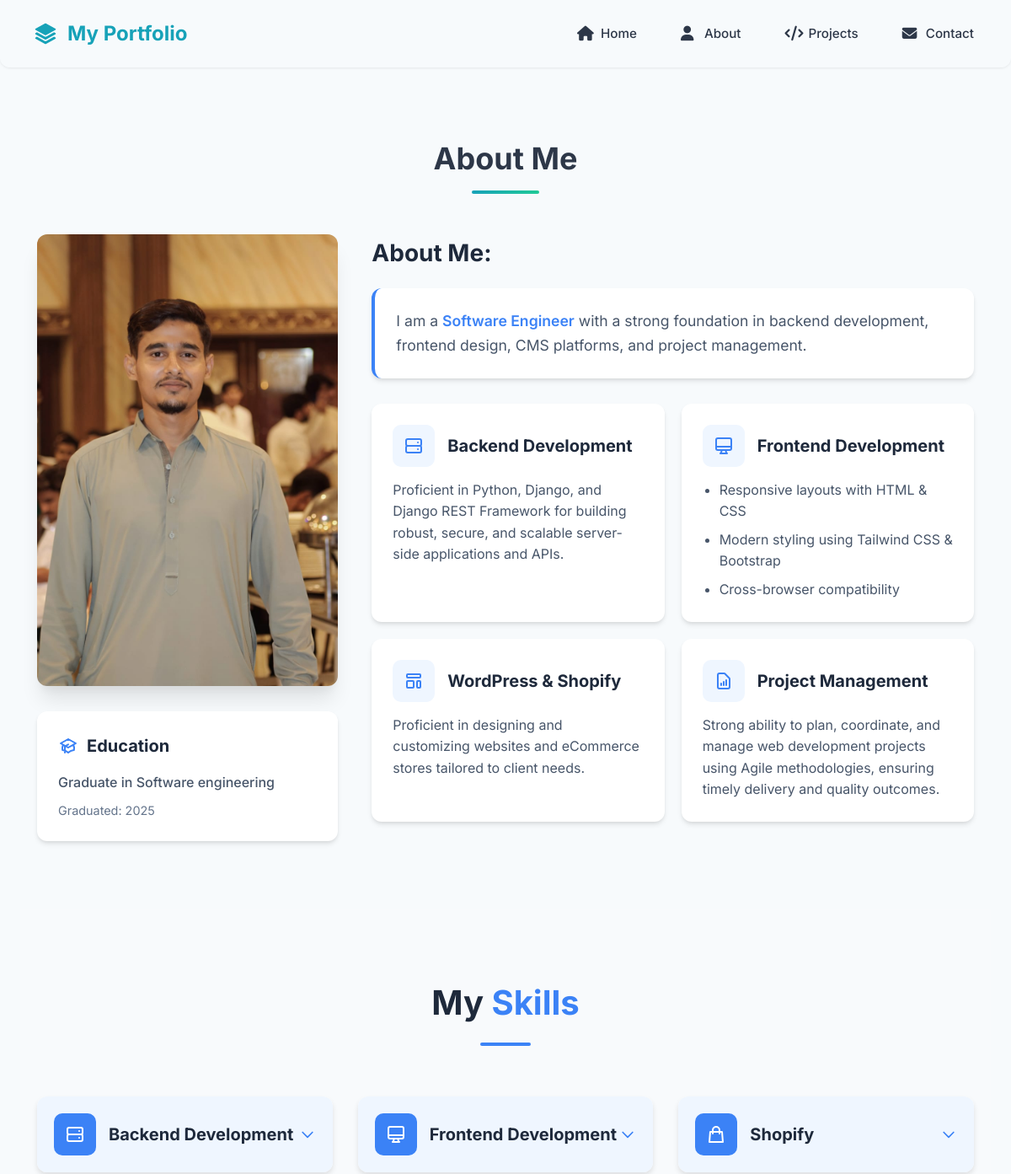
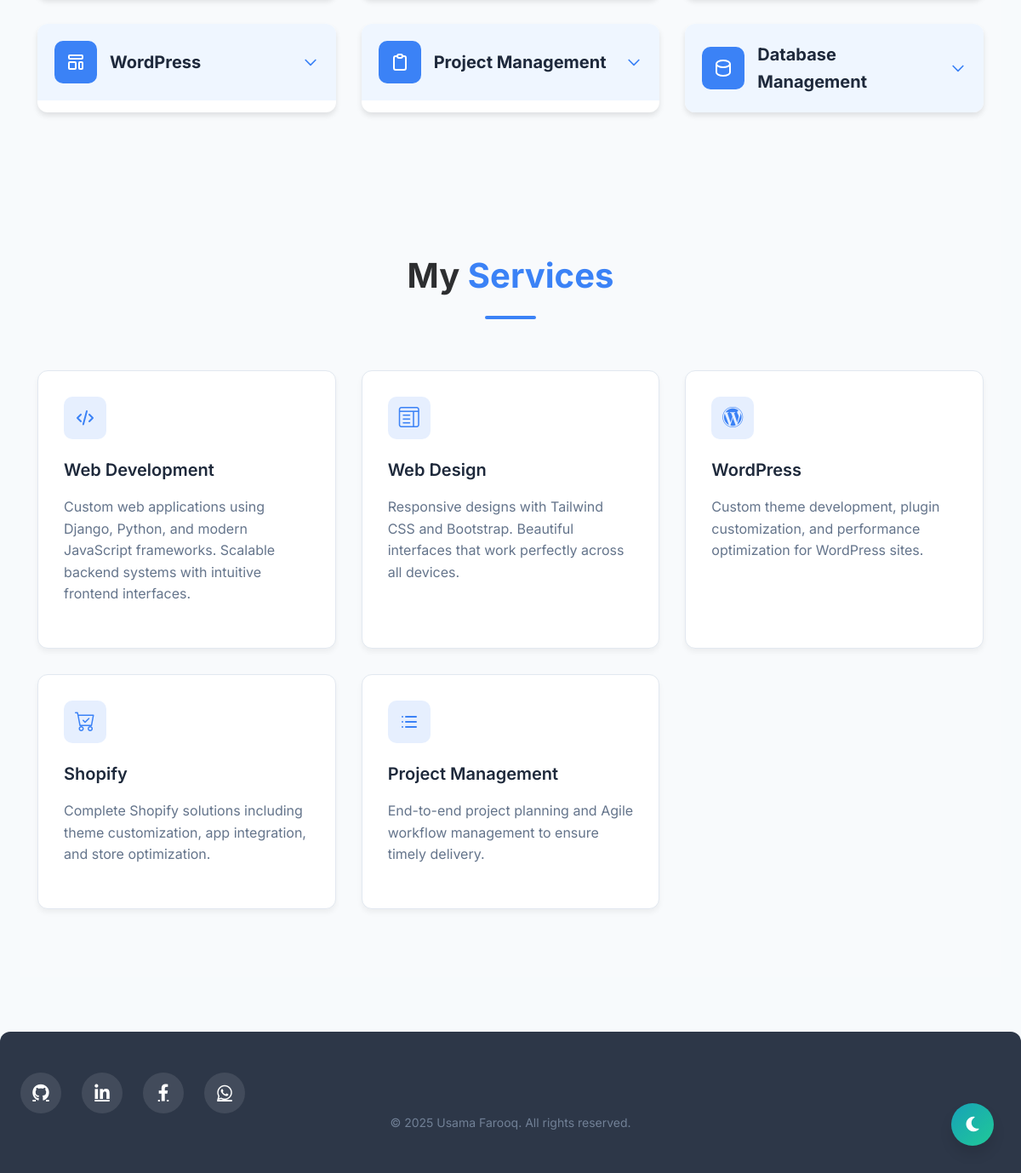
The page /about/ on the database its author committed (2 pictures, top to bottom).
### app1/models.py (models this page shows, shortened)
class About(models.Model):
    title = models.CharField(max_length=50, blank=True, null=True)
    description = models.TextField(max_length=1000, blank=True, null=True)
    education = models.CharField(max_length=100, blank=True, null=True)  # Fixed typo from 'eduction'
    year = models.DateField(default=timezone.now)
    image = models.ImageField(
        upload_to='about_images/',
        blank=True,
        null=True,
        help_text="Profile picture"
    )

### app1/views.py (the view)
# urls.py: path('about/', views.about, name='about'),
def about(request):
    about = About.objects.first()
    services = Service.objects.all()
    skills = Skill.objects.all()
    context = {
        'about': about,
        'services': services,
        'skills': skills,
    }
    return render(request, 'portfolio/about.html', context)

### templates/portfolio/about.html (shortened to what this page needs)
{% extends 'base.html' %}
{% block content %}
    <section id="about" style="padding: 80px 0; background: default:">
        <div style="max-width: 1200px; margin: 0 auto; padding: 0 20px;">
            <div style="text-align: center; margin-bottom: 60px;">
        <h2 class="section-title">
            About <span class="highlight">Me</span>
        </h2>
        </div>
        {% if about %}
        <div style="display: flex; flex-wrap: wrap; gap: 40px; align-items: flex-start;">
        <div style="flex: 1; min-width: 300px; position: relative;">
            {% if about.image %}
            <div style="border-radius: 12px; overflow: hidden; box-shadow: 0 20px 25px -5px rgba(0,0,0,0.1), 0 10px 10px -5px rgba(0,0,0,0.04);">
            <img src="{{ about.image.url }}" alt="{{ about.title }}" style="width: 100%; height: auto; display: block; transition: transform 0.3s ease;" />
            </div>
            {% endif %}
            <div style="background: white; border-radius: 12px; padding: 25px; margin-top: 30px; box-shadow: 0 4px 6px -1px rgba(0,0,0,0.1), 0 2px 4px -1px rgba(0,0,0,0.06);">
            <h3 style="font-size: 1.25rem; color: #1e293b; margin-bottom: 15px; display: flex; align-items: center; gap: 10px;">
                Education
            </h3>
            <p style="color: #475569; margin-bottom: 8px; font-weight: 500;">{{ about.education }}</p>
            <p style="color: #64748b; font-size: 0.9rem;">Graduated: {{ about.year|date:'Y' }}</p>
            </div>
        </div>
        <div style="flex: 2; min-width: 300px;">
            <h3 style="font-size: 1.75rem; color: #1e293b; margin-bottom: 20px;">{{ about.title }}</h3>
            <div style="background: white; border-radius: 12px; padding: 25px; margin-bottom: 30px; box-shadow: 0 4px 6px -1px rgba(0,0,0,0.1), 0 2px 4px -1px rgba(0,0,0,0.06); border-left: 4px solid #3b82f6;">
            <p style="font-size: 1.1rem; color: #475569; line-height: 1.6; margin: 0;">
                I am a <span style="color: #3b82f6; font-weight: 600;">Software Engineer</span> with a strong foundation in backend development, frontend design, CMS platforms, and project management.
            </p>
            </div>
            <div style="display: grid; grid-template-columns: repeat(auto-fit, minmax(250px, 1fr)); gap: 20px;">
            <div style="background: white; border-radius: 12px; padding: 25px; box-shadow: 0 4px 6px -1px rgba(0,0,0,0.1), 0 2px 4px -1px rgba(0,0,0,0.06); transition: transform 0.3s ease;">
                <div style="display: flex; align-items: center; gap: 15px; margin-bottom: 15px;">
                <div style="width: 50px; height: 50px; background: #eff6ff; border-radius: 10px; display: flex; align-items: center; justify-content: center;">
                </div>
                <h4 style="font-size: 1.25rem; color: #1e293b; margin: 0;">Backend Development</h4>
                </div>
                <p style="color: #475569; line-height: 1.6; margin: 0;">
                Proficient in Python, Django, and Django REST Framework for building robust, secure, and scalable server-side applications and APIs.
                </p>
            </div>
            <div style="background: white; border-radius: 12px; padding: 25px; box-shadow: 0 4px 6px -1px rgba(0,0,0,0.1), 0 2px 4px -1px rgba(0,0,0,0.06); transition: transform 0.3s ease;">
                <div style="display: flex; align-items: center; gap: 15px; margin-bottom: 15px;">
                <div style="width: 50px; height: 50px; background: #eff6ff; border-radius: 10px; display: flex; align-items: center; justify-content: center;">
                </div>
                <h4 style="font-size: 1.25rem; color: #1e293b; margin: 0;">Frontend Development</h4>
                </div>
                <ul style="color: #475569; line-height: 1.6; margin: 0; padding-left: 20px;">
                <li style="margin-bottom: 8px;">Responsive layouts with HTML & CSS</li>
                <li style="margin-bottom: 8px;">Modern styling using Tailwind CSS & Bootstrap</li>
                <li>Cross-browser compatibility</li>
                </ul>
            </div>
            <div style="background: white; border-radius: 12px; padding: 25px; box-shadow: 0 4px 6px -1px rgba(0,0,0,0.1), 0 2px 4px -1px rgba(0,0,0,0.06); transition: transform 0.3s ease;">
                <div style="display: flex; align-items: center; gap: 15px; margin-bottom: 15px;">
                <div style="width: 50px; height: 50px; background: #eff6ff; border-radius: 10px; display: flex; align-items: center; justify-content: center;">
                </div>
                <h4 style="font-size: 1.25rem; color: #1e293b; margin: 0;">WordPress & Shopify</h4>
                </div>
                <p style="color: #475569; line-height: 1.6; margin: 0;">
                Proficient in designing and customizing websites and eCommerce stores tailored to client needs.
                </p>
            </div>
            <div style="background: white; border-radius: 12px; padding: 25px; box-shadow: 0 4px 6px -1px rgba(0,0,0,0.1), 0 2px 4px -1px rgba(0,0,0,0.06); transition: transform 0.3s ease;">
                <div style="display: flex; align-items: center; gap: 15px; margin-bottom: 15px;">
                <div style="width: 50px; height: 50px; background: #eff6ff; border-radius: 10px; display: flex; align-items: center; justify-content: center;">
                </div>
                <h4 style="font-size: 1.25rem; color: #1e293b; margin: 0;">Project Management</h4>
                </div>
                <p style="color: #475569; line-height: 1.6; margin: 0;">
                Strong ability to plan, coordinate, and manage web development projects using Agile methodologies, ensuring timely delivery and quality outcomes.
                </p>
            </div>
            </div>
        </div>
        </div>
        {% endif %}
    </div>
    </section>
    <section id="skills" style="padding: 80px 0; background: #f8fafc;">
    <div style="max-width: 1200px; margin: 0 auto; padding: 0 20px;">
        <div style="text-align: center; margin-bottom: 60px;">
        <h2 style="font-size: 2.5rem; color: #1e293b; position: relative; display: inline-block;">
            My <span style="color: #3b82f6;">Skills</span>
            <span style="content: ''; display: block; width: 60px; height: 4px; background: #3b82f6; margin: 15px auto 0; border-radius: 2px;"></span>
        </h2>
        </div>
        <div style="display: grid; grid-template-columns: repeat(auto-fit, minmax(300px, 1fr)); gap: 30px;">
        <div class="skill-card" style="background: white; border-radius: 12px; overflow: hidden; box-shadow: 0 4px 6px rgba(0,0,0,0.1); transition: all 0.3s ease;">
            <div class="skill-header" style="display: flex; align-items: center; padding: 20px; cursor: pointer; background: #eff6ff;">
            <div style="width: 50px; height: 50px; background: #3b82f6; border-radius: 10px; display: flex; align-items: center; justify-content: center; margin-right: 15px;">
            </div>
            <h3 style="margin: 0; font-size: 1.25rem; color: #1e293b;">Backend Development</h3>
            </div>
        </div>
        <div class="skill-card" style="background: white; border-radius: 12px; overflow: hidden; box-shadow: 0 4px 6px rgba(0,0,0,0.1); transition: all 0.3s ease;">
            <div class="skill-header" style="display: flex; align-items: center; padding: 20px; cursor: pointer; background: #eff6ff;">
            <div style="width: 50px; height: 50px; background: #3b82f6; border-radius: 10px; display: flex; align-items: center; justify-content: center; margin-right: 15px;">
            </div>
            <h3 style="margin: 0; font-size: 1.25rem; color: #1e293b;">Frontend Development</h3>
            </div>
        </div>
        <div class="skill-card" style="background: white; border-radius: 12px; overflow: hidden; box-shadow: 0 4px 6px rgba(0,0,0,0.1); transition: all 0.3s ease;">
            <div class="skill-header" style="display: flex; align-items: center; padding: 20px; cursor: pointer; background: #eff6ff;">
            <div style="width: 50px; height: 50px; background: #3b82f6; border-radius: 10px; display: flex; align-items: center; justify-content: center; margin-right: 15px;">
                <svg style="width: 24px; height: 24px; color: white;" fill="none" stroke="currentColor" viewBox="0 0 24 24" xmlns="http://www.w3.org/2000/svg">
                <path stroke-linecap="round" stroke-linejoin="round" stroke-width="2" d="M16 11V7a4 4 0 00-8 0v4M5 9h14l1 12H4L5 9z"></path>
                </svg>
            </div>
            <h3 style="margin: 0; font-size: 1.25rem; color: #1e293b;">Shopify</h3>
            </div>
        </div>
        <div class="skill-card" style="background: white; border-radius: 12px; overflow: hidden; box-shadow: 0 4px 6px rgba(0,0,0,0.1); transition: all 0.3s ease;">
            <div class="skill-header" style="display: flex; align-items: center; padding: 20px; cursor: pointer; background: #eff6ff;">
            <div style="width: 50px; height: 50px; background: #3b82f6; border-radius: 10px; display: flex; align-items: center; justify-content: center; margin-right: 15px;">
            </div>
            <h3 style="margin: 0; font-size: 1.25rem; color: #1e293b;" >WordPress</h3>
            </div>
        </div>
        <div class="skill-card" style="background: white; border-radius: 12px; overflow: hidden; box-shadow: 0 4px 6px rgba(0,0,0,0.1); transition: all 0.3s ease;">
            <div class="skill-header" style="display: flex; align-items: center; padding: 20px; cursor: pointer; background: #eff6ff;">
            <div style="width: 50px; height: 50px; background: #3b82f6; border-radius: 10px; display: flex; align-items: center; justify-content: center; margin-right: 15px;">
            </div>
            <h3 style="margin: 0; font-size: 1.25rem; color: #1e293b;">Project Management</h3>
            </div>
        </div>
        <div class="skill-card" style="background: white; border-radius: 12px; overflow: hidden; box-shadow: 0 4px 6px rgba(0,0,0,0.1); transition: all 0.3s ease;">
            <div class="skill-header" style="display: flex; align-items: center; padding: 20px; cursor: pointer; background: #eff6ff;">
            <div style="width: 50px; height: 50px; background: #3b82f6; border-radius: 10px; display: flex; align-items: center; justify-content: center; margin-right: 15px;">
            </div>
            <h3 style="margin: 0; font-size: 1.25rem; color: #1e293b;">Database Management</h3>
            </div>
        </div>
        </div>
    </div>
    </section>
    <section id="services" style="padding: 80px 0; background: var(--bg-color, #f8fafc);">
    <div style="max-width: 1200px; margin: 0 auto; padding: 0 20px;">
        <div style="text-align: center; margin-bottom: 60px;">
        <h2 style="font-size: 2.5rem; color: var(--text-color, #1e293b); position: relative; display: inline-block;">
            <span style="color: #2d2e30ff;">My</span> <span style="color: #3b82f6;">Services</span>
            <span style="content: ''; display: block; width: 60px; height: 4px; background: #3b82f6; margin: 15px auto 0; border-radius: 2px;"></span>
        </h2>
        </div>
        <div style="display: grid; grid-template-columns: repeat(auto-fit, minmax(300px, 1fr)); gap: 30px;">
        <div class="service-card" style="background: var(--card-bg, #ffffff); padding: 30px; border-radius: 12px; box-shadow: 0 4px 6px rgba(0,0,0,0.05); transition: all 0.3s ease; border: 1px solid var(--border-color, #e2e8f0);">
            <div style="width: 50px; height: 50px; background: #3b82f620; border-radius: 10px; display: flex; align-items: center; justify-content: center; margin-bottom: 20px;">
            </div>
            <h3 style="font-size: 1.25rem; margin-bottom: 15px; color: var(--heading-color, #1e293b); font-weight: 600;">Web Development</h3>
            <p style="color: var(--text-color, #64748b); line-height: 1.6; margin-bottom: 20px;">
            Custom web applications using Django, Python, and modern JavaScript frameworks. Scalable backend systems with intuitive frontend interfaces.
            </p>
        </div>
        <div class="service-card" style="background: var(--card-bg, #ffffff); padding: 30px; border-radius: 12px; box-shadow: 0 4px 6px rgba(0,0,0,0.05); transition: all 0.3s ease; border: 1px solid var(--border-color, #e2e8f0);">
            <div style="width: 50px; height: 50px; background: #3b82f620; border-radius: 10px; display: flex; align-items: center; justify-content: center; margin-bottom: 20px;">
                <i class="bi bi-layout-text-window" style="font-size: 24px; color: #3b82f6;"></i>
            </div>
            <h3 style="font-size: 1.25rem; margin-bottom: 15px; color: var(--heading-color, #1e293b); font-weight: 600;">Web Design</h3>
            <p style="color: var(--text-color, #64748b); line-height: 1.6; margin-bottom: 20px;">
                Responsive designs with Tailwind CSS and Bootstrap. Beautiful interfaces that work perfectly across all devices.
            </p>
        </div>
        <link href="https://cdn.jsdelivr.net/npm/bootstrap-icons@1.10.5/font/bootstrap-icons.css" rel="stylesheet">
        <div class="service-card" style="background: var(--card-bg, #ffffff); padding: 30px; border-radius: 12px; box-shadow: 0 4px 6px rgba(0,0,0,0.05); transition: all 0.3s ease; border: 1px solid var(--border-color, #e2e8f0);">
            <div style="width: 50px; height: 50px; background: #3b82f620; border-radius: 10px; display: flex; align-items: center; justify-content: center; margin-bottom: 20px;">
                <i class="bi bi-wordpress" style="font-size: 24px; color: #3b82f6;"></i>
            </div>
            <h3 style="font-size: 1.25rem; margin-bottom: 15px; color: var(--heading-color, #1e293b); font-weight: 600;">WordPress</h3>
            <p style="color: var(--text-color, #64748b); line-height: 1.6; margin-bottom: 20px;">
                Custom theme development, plugin customization, and performance optimization for WordPress sites.
            </p>
        </div>
        <div class="service-card" style="background: var(--card-bg, #ffffff); padding: 30px; border-radius: 12px; box-shadow: 0 4px 6px rgba(0,0,0,0.05); transition: all 0.3s ease; border: 1px solid var(--border-color, #e2e8f0);">
            <div style="width: 50px; height: 50px; background: #3b82f620; border-radius: 10px; display: flex; align-items: center; justify-content: center; margin-bottom: 20px;">
                <i class="bi bi-cart-check" style="font-size: 24px; color: #3b82f6;"></i>
            </div>
            <h3 style="font-size: 1.25rem; margin-bottom: 15px; color: var(--heading-color, #1e293b); font-weight: 600;">Shopify</h3>
            <p style="color: var(--text-color, #64748b); line-height: 1.6; margin-bottom: 20px;">
                Complete Shopify solutions including theme customization, app integration, and store optimization.
            </p>
        </div>
        <div class="service-card" style="background: var(--card-bg, #ffffff); padding: 30px; border-radius: 12px; box-shadow: 0 4px 6px rgba(0,0,0,0.05); transition: all 0.3s ease; border: 1px solid var(--border-color, #e2e8f0);">
            <div style="width: 50px; height: 50px; background: #3b82f620; border-radius: 10px; display: flex; align-items: center; justify-content: center; margin-bottom: 20px;">
            </div>
            <h3 style="font-size: 1.25rem; margin-bottom: 15px; color: var(--heading-color, #1e293b); font-weight: 600;">Project Management</h3>
            <p style="color: var(--text-color, #64748b); line-height: 1.6; margin-bottom: 20px;">
            End-to-end project planning and Agile workflow management to ensure timely delivery.
            </p>
        </div>
        </div>
    </div>
    </section>
{% endblock %}

### rows shown on the page
About: image (picture), education "Graduate in Software engineering", year "2025", title "About Me:"
